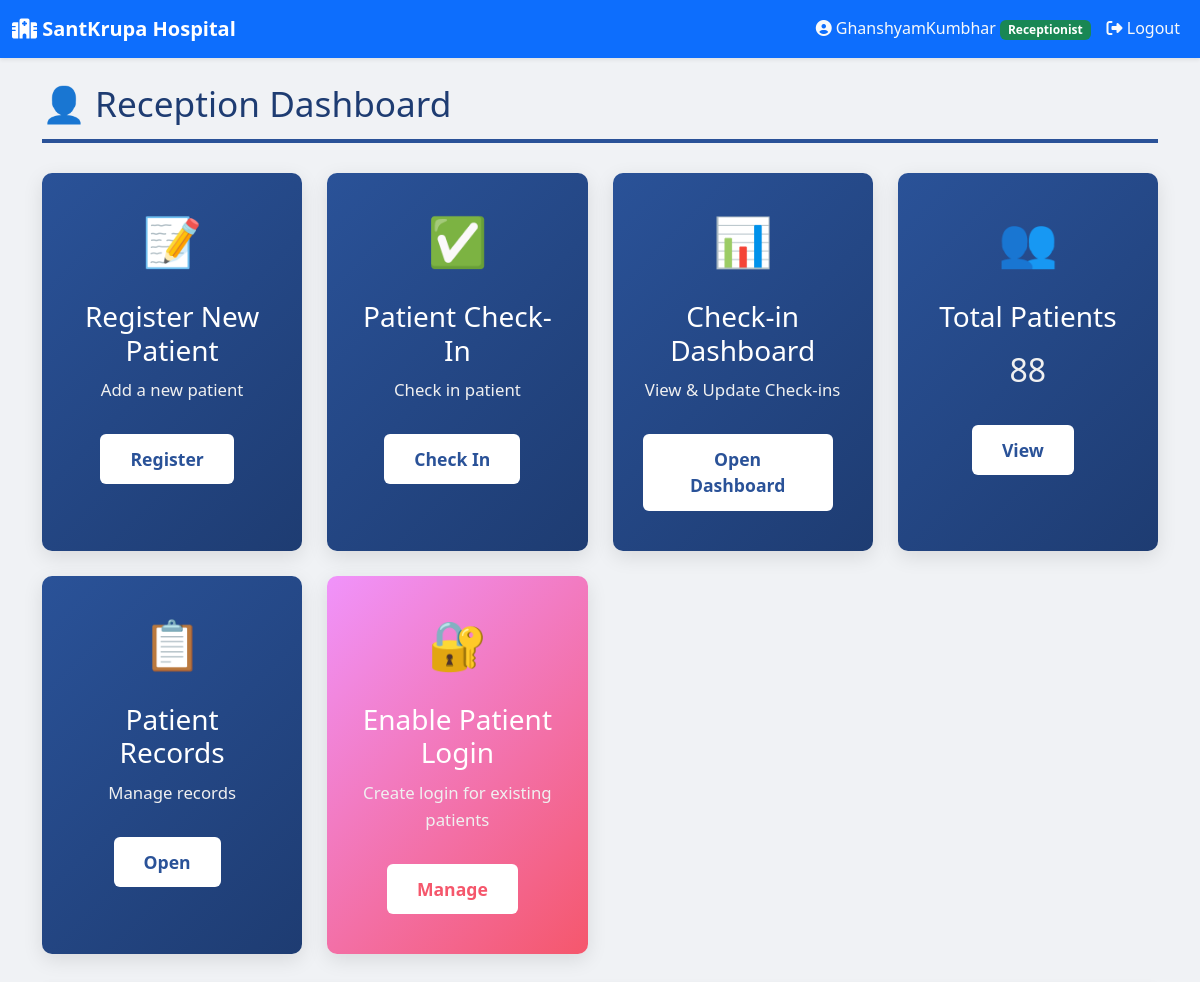
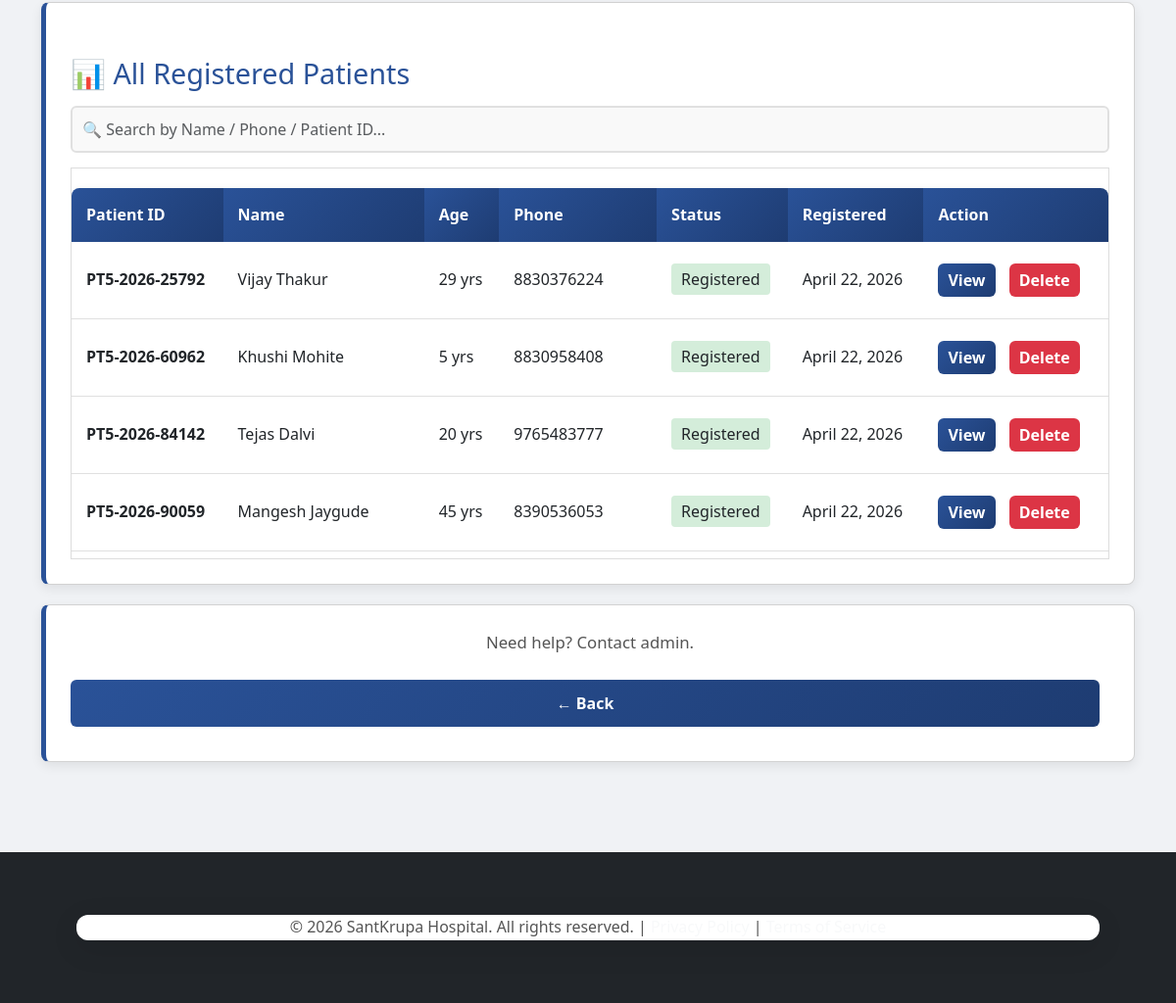
/clinic/santkrupa/reception/dashboard/ (signed in), run on the app's committed database (2 pictures, top to bottom).
### hospital/models.py (models this page shows, shortened)
class User(AbstractUser):
    ROLE_CHOICES = [
        ('super_admin', 'Super Admin'),
        ('admin', 'Clinic Admin'),
        ('doctor', 'Doctor'),
        ('receptionist', 'Receptionist'),
        ('patient', 'Patient'),
        ('lab_tech', 'Lab Technician'),
    ]
    clinic = models.ForeignKey(Clinic, on_delete=models.CASCADE, related_name='users', null=True, blank=True)
    role = models.CharField(max_length=20, choices=ROLE_CHOICES, default='patient')
    mobile_number = models.CharField(max_length=15, null=True, blank=True)
    created_at = models.DateTimeField(auto_now_add=True)
    class Meta:
        unique_together = [['clinic', 'username']]

class Patient(models.Model):
    STATUS_CHOICES = [
        ('registered', 'Registered'),
        ('in_diagnosis', 'In Diagnosis'),
        ('treatment_started', 'Treatment Started'),
        ('discharged', 'Discharged'),
    ]
    GENDER_CHOICES = [
        ('male', 'Male'),
        ('female', 'Female'),
        ('other', 'Other'),
    ]
    clinic = models.ForeignKey(Clinic, on_delete=models.CASCADE, related_name='patients', null=True, blank=True)
    patient_id = models.CharField(max_length=20, editable=False)
    user = models.OneToOneField(User, on_delete=models.CASCADE, null=True, blank=True)
    patient_name = models.CharField(max_length=100)
    age = models.IntegerField()
    gender = models.CharField(max_length=10, choices=GENDER_CHOICES, blank=True)
    address = models.TextField()
    phone_number = models.CharField(max_length=15)
    date_of_birth = models.DateField(null=True, blank=True)
    weight = models.FloatField(null=True, blank=True)
    registration_date = models.DateField(auto_now_add=True)
    status = models.CharField(max_length=20, choices=STATUS_CHOICES, default='registered')
    default_password = models.CharField(max_length=20, blank=True)
    registered_by = models.ForeignKey(User, on_delete=models.SET_NULL, null=True, blank=True,
                                     related_name='patients_registered',
                                     limit_choices_to={'role': 'receptionist'})
    objects = ClinicManager()
    class Meta:
        ordering = ['-registration_date']
        unique_together = [['clinic', 'patient_id']]
        indexes = [
            models.Index(fields=['clinic', 'registration_date']),
            models.Index(fields=['clinic', 'phone_number']),
            models.Index(fields=['clinic', 'patient_name']),
            models.Index(fields=['clinic', 'patient_id']),
        ]

### hospital/views.py (the view)
# urls.py: path('reception/dashboard/', views.reception_dashboard, name='reception_dashboard'),
@login_required(login_url='login')
@require_http_methods(["GET", "POST"])
def reception_dashboard(request, clinic_slug=None):
    if request.user.role != 'receptionist':
        return redirect('homepage')
    clinic = getattr(request, 'clinic', None)
    if not clinic and clinic_slug:
        try:
            clinic = Clinic.objects.get(slug=clinic_slug)
        except Clinic.DoesNotExist:
            clinic = None
    if not clinic and getattr(request.user, 'clinic', None):
        clinic = request.user.clinic
    patients = Patient.objects.filter(clinic=clinic).order_by('-registration_date') if clinic else Patient.objects.all().order_by('-registration_date')
    from django.utils import timezone
    today = timezone.now().date()
    todays_visits = PatientVisit.objects.filter(check_in_date__date=today, clinic=clinic).count() if clinic else PatientVisit.objects.filter(check_in_date__date=today).count()
    pending_prescriptions = Prescription.objects.filter(status='pending', clinic=clinic).count() if clinic else Prescription.objects.filter(status='pending').count()
    context = {
        'clinic': clinic,
        'patients': patients,
        'total_patients': patients.count(),
        'todays_visits': todays_visits,
        'pending_prescriptions': pending_prescriptions,
    }
    return render(request, 'hospital/reception/dashboard.html', context)

### hospital/managers.py (called while the page is built)
    def get_queryset(self):
        return super().get_queryset()

### hospital/templates/hospital/reception/dashboard.html (shortened to what this page needs)
{% extends "hospital/base.html" %}
{% block content %}
<h1>👤 Reception Dashboard</h1>
<div class="dashboard-grid">
    <div class="dashboard-item">
        <div class="icon">📝</div>
        <h3 style="color: #fff;">Register New Patient</h3>
        <p style="color: #f0f0f0;">Add a new patient</p>
        {% if clinic %}
        <a href="{% url 'register_patient' clinic.slug %}" class="btn"
            style="background:#fff; color:#2a5298;">Register</a>
        {% else %}
        <a href="{% url 'register' %}" class="btn" style="background:#fff; color:#2a5298;">Register</a>
        {% endif %}
    </div>
    <div class="dashboard-item">
        <div class="icon">✅</div>
        <h3 style="color: #fff;">Patient Check-In</h3>
        <p style="color: #f0f0f0;">Check in patient</p>
        {% if clinic %}
        <a href="{% url 'patient_checkin' clinic.slug %}" class="btn" style="background:#fff; color:#2a5298;">Check
            In</a>
        {% else %}
        <a href="{% url 'homepage' %}" class="btn" style="background:#fff; color:#2a5298;">Check In</a>
        {% endif %}
    </div>
    <div class="dashboard-item">
        <div class="icon">📊</div>
        <h3 style="color: #fff;">Check-in Dashboard</h3>
        <p style="color: #f0f0f0;">View & Update Check-ins</p>
        {% if clinic %}
        <a href="{% url 'checkin_dashboard' clinic.slug %}" class="btn" style="background:#fff; color:#2a5298;">Open
            Dashboard</a>
        {% else %}
        <a href="{% url 'checkin_dashboard_global' %}" class="btn" style="background:#fff; color:#2a5298;">Open
            Dashboard</a>
        {% endif %}
    </div>
    <div class="dashboard-item">
        <div class="icon">👥</div>
        <h3 style="color: #fff;">Total Patients</h3>
        <p style="color: #f0f0f0; font-size: 2em;">{{ total_patients }}</p>
        <a href="#patients" class="btn" style="background:#fff; color:#2a5298;">View</a>
    </div>
    <div class="dashboard-item">
        <div class="icon">📋</div>
        <h3 style="color: #fff;">Patient Records</h3>
        <p style="color: #f0f0f0;">Manage records</p>
        <a href="#patients" class="btn" style="background:#fff; color:#2a5298;">Open</a>
    </div>
    <div class="dashboard-item" style="background: linear-gradient(135deg, #f093fb 0%, #f5576c 100%);">
        <div class="icon">🔐</div>
        <h3 style="color: #fff;">Enable Patient Login</h3>
        <p style="color: #f0f0f0;">Create login for existing patients</p>
        {% if clinic %}
        <a href="{% url 'patients_without_login' clinic.slug %}" class="btn"
            style="background:#fff; color:#f5576c;">Manage</a>
        {% else %}
        <a href="{% url 'patients_without_login' %}" class="btn" style="background:#fff; color:#f5576c;">Manage</a>
        {% endif %}
    </div>
</div>
<div class="card" id="patients">
    <h2>📊 All Registered Patients</h2>
    <div style="margin-bottom: 15px;">
        <input type="text" id="patientSearch" placeholder="🔍 Search by Name / Phone / Patient ID..."
            class="form-control" style="width:100%; padding:10px;">
    </div>
    {% if patients %}
    <div style="max-height: 400px; overflow-y: auto; overflow-x: auto; border:1px solid #ddd;">
        <table style="width:100%; border-collapse: collapse;">
            <thead style="position: sticky; top: 0; background: #f8f9fa; z-index: 1;">
                <tr>
                    <th>Patient ID</th>
                    <th>Name</th>
                    <th>Age</th>
                    <th>Phone</th>
                    <th>Status</th>
                    <th>Registered</th>
                    <th>Action</th>
                </tr>
            </thead>
            <tbody id="patientTable">
                {% for patient in patients %}
                <tr>
                    <td><strong>{{ patient.patient_id }}</strong></td>
                    <td>{{ patient.patient_name }}</td>
                    <td>{{ patient.age }} yrs</td>
                    <td>{{ patient.phone_number }}</td>
                    <td>
                        <span style="
                            background:
                            {% if patient.status == 'registered' %}#d4edda
                            {% elif patient.status == 'in_diagnosis' %}#fff3cd
                            {% elif patient.status == 'treatment_started' %}#d1ecf1
                            {% else %}#d4edda{% endif %};
                            padding:5px 10px;
                            border-radius:4px;
                        ">
                            {{ patient.get_status_display }}
                        </span>
                    </td>
                    <td>{{ patient.registration_date }}</td>
                    <td>
                        {% if clinic %}
                        <a href="{% url 'patient_details' clinic.slug patient.id %}" class="btn"
                            style="padding:5px 10px;">View</a>
                        <a href="{% url 'delete_patient' clinic.slug patient.id %}" class="btn"
                            style="background:#dc3545; padding:5px 10px;">Delete</a>
                        {% else %}
                        <a href="#" class="btn">View</a>
                        <a href="#" class="btn" style="background:#dc3545;">Delete</a>
                        {% endif %}
                    </td>
                </tr>
                {% endfor %}
            </tbody>
        </table>
    </div>
    {% else %}
    <div class="alert-info">No patients registered yet.</div>
    {% endif %}
</div>
<div class="card" style="text-align:center;">
    <p>Need help? Contact admin.</p>
    <a href="{% url 'homepage' %}" class="btn btn-secondary">← Back</a>
</div>
{% endblock %}

### hospital/templates/hospital/base.html (shortened to what this page needs)
{% load static %}
<!DOCTYPE html>
<html lang="en">
<head>
    <link href="https://cdnjs.cloudflare.com/ajax/libs/bootstrap/5.3.0/css/bootstrap.min.css" rel="stylesheet">
    <link rel="stylesheet" href="https://cdnjs.cloudflare.com/ajax/libs/font-awesome/6.4.0/css/all.min.css">
    <link rel="stylesheet" type="text/css" href="{% static 'style.css' %}">
</head>
<body>
    <nav class="navbar navbar-expand-lg navbar-dark bg-primary shadow-sm">
        <div class="container-fluid">
            <a class="navbar-brand fw-bold fs-5" href="{% url 'homepage' %}">
                <i class="fas fa-hospital"></i> SantKrupa Hospital
            </a>
            <div class="collapse navbar-collapse" id="navbarNav">
                <ul class="navbar-nav ms-auto">
                    {% if user.is_authenticated %}
                        <li class="nav-item">
                            <span class="nav-link text-light">
                                <i class="fas fa-user-circle"></i> {{ user.username }}
                                <span class="badge bg-success">{{ user.get_role_display }}</span>
                            </span>
                        </li>
                        <li class="nav-item">
                            <a class="nav-link text-light" href="{% url 'logout' %}">
                                <i class="fas fa-sign-out-alt"></i> Logout
                            </a>
                        </li>
                    {% else %}
                        <li class="nav-item">
                            <a class="nav-link text-light" href="{% url 'login' %}">
                                <i class="fas fa-sign-in-alt"></i> Login
                            </a>
                        </li>
                    {% endif %}
                </ul>
            </div>
        </div>
    </nav>
    <main class="min-vh-100 py-4">
        <div class="container-lg">
            {% block content %}
            {% endblock %}
        </div>
    </main>
    <footer class="bg-dark text-light py-4 mt-5">
        <div class="container text-center">
            <p class="mb-0">&copy; 2026 SantKrupa Hospital. All rights reserved. |
            <a href="#" class="text-light">Privacy Policy</a> |
            <a href="#" class="text-light">Terms of Service</a></p>
        </div>
    </footer>
</body>
</html>

### static/style.css (style rules this page uses)
* { margin: 0; padding: 0; box-sizing: border-box; }
body { font-family: 'Segoe UI', Tahoma, Geneva, Verdana, sans-serif; background-color: #f0f2f5; color: #333; line-height: 1.6; }
.container { width: 90%; max-width: 1200px; margin: 40px auto; padding: 0; background: #fff; box-shadow: 0 8px 30px rgba(0, 0, 0, 0.1); border-radius: 12px; overflow: hidden; }
h1 { color: #1e3c72; margin-bottom: 20px; font-size: 2.2em; border-bottom: 4px solid #2a5298; padding-bottom: 15px; }
h2 { color: #2a5298; margin-top: 30px; margin-bottom: 15px; font-size: 1.8em; }
h3 { color: #2a5298; margin-top: 20px; margin-bottom: 10px; }
p { margin-bottom: 15px; color: #555; font-size: 1.05em; }
button, .btn, a.btn { background: linear-gradient(135deg, #2a5298 0%, #1e3c72 100%); color: #fff; padding: 12px 30px; border: none; border-radius: 6px; cursor: pointer; font-size: 1em; font-weight: 600; transition: all 0.3s ease; text-decoration: none; display: inline-block; margin: 10px 10px 10px 0; }
.btn-secondary { background: linear-gradient(135deg, #6c757d 0%, #5a6268 100%); }
a { color: #2a5298; text-decoration: none; font-weight: 500; transition: color 0.3s ease; }
input[type="text"], input[type="email"], input[type="password"], input[type="date"], input[type="file"], textarea, select { width: 100%; padding: 12px 15px; border: 2px solid #e0e0e0; border-radius: 6px; font-size: 1em; font-family: inherit; transition: all 0.3s ease; background-color: #f9f9f9; }
.card { background: #fff; border-left: 5px solid #2a5298; border-radius: 8px; padding: 25px; margin: 20px 0; box-shadow: 0 4px 12px rgba(0, 0, 0, 0.08); transition: all 0.3s ease; }
.dashboard-grid { display: grid; grid-template-columns: repeat(auto-fit, minmax(250px, 1fr)); gap: 25px; margin: 30px 0; }
.dashboard-item { background: linear-gradient(135deg, #2a5298 0%, #1e3c72 100%); color: #fff; padding: 30px; border-radius: 10px; text-align: center; box-shadow: 0 6px 20px rgba(0, 0, 0, 0.1); transition: all 0.3s ease; cursor: pointer; }
.dashboard-item a { color: #fff; font-weight: 600; font-size: 1.1em; margin-top: 15px; display: inline-block; }
.dashboard-item .icon { font-size: 3em; margin-bottom: 15px; }
table { width: 100%; border-collapse: collapse; margin: 20px 0; box-shadow: 0 2px 8px rgba(0, 0, 0, 0.08); border-radius: 8px; overflow: hidden; }
th { background: linear-gradient(135deg, #2a5298 0%, #1e3c72 100%); color: #fff; padding: 15px; text-align: left; font-weight: 600; }
td { padding: 12px 15px; border-bottom: 1px solid #e0e0e0; }
footer { background: #1e3c72; color: #fff; text-align: center; padding: 20px; margin-top: 40px; font-size: 0.95em; }
:root { --primary-color: #0d6efd; --success-color: #198754; --danger-color: #dc3545; --warning-color: #ffc107; --info-color: #0dcaf0; }

### data on the page
User: username "GhanshyamKumbhar", role "Receptionist"
Patient: patient_id "PT5-2026-25792", patient_name "Vijay Thakur", age "29", phone_number "8830376224", status "Registered", registration_date "April 22, 2026", shows "View"
Patient: patient_id "PT5-2026-60962", patient_name "Khushi Mohite", age "5", phone_number "8830958408", status "Registered", registration_date "April 22, 2026", shows "View"
Patient: patient_id "PT5-2026-84142", patient_name "Tejas Dalvi", age "20", phone_number "9765483777", status "Registered", registration_date "April 22, 2026", shows "View"
Patient: patient_id "PT5-2026-90059", patient_name "Mangesh Jaygude", age "45", phone_number "8390536053", status "Registered", registration_date "April 22, 2026", shows "View"

### other printed values
{{ total_patients }} "88"
